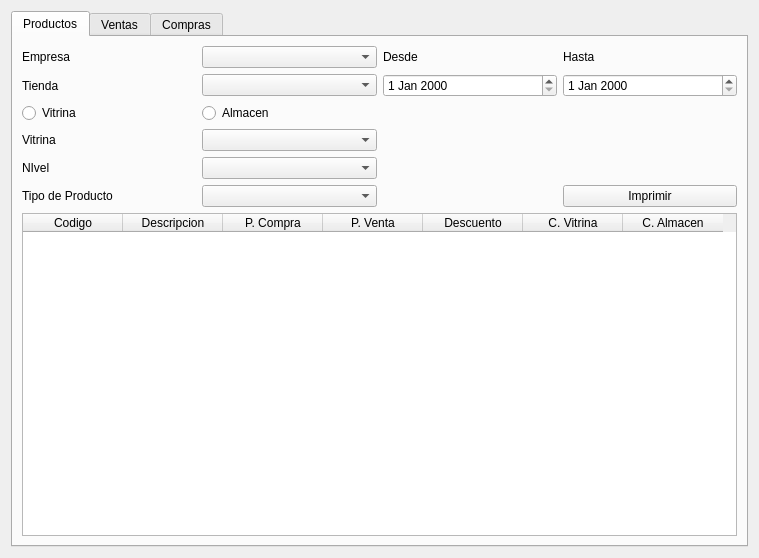
<?xml version="1.0" encoding="UTF-8"?>
<ui version="4.0">
 <class>ui_reporte</class>
 <widget class="QWidget" name="ui_reporte">
  <property name="geometry">
   <rect>
    <x>0</x>
    <y>0</y>
    <width>759</width>
    <height>558</height>
   </rect>
  </property>
  <property name="windowTitle">
   <string>Form</string>
  </property>
  <layout class="QGridLayout" name="gridLayout">
   <item row="0" column="0">
    <widget class="QTabWidget" name="tabWidget">
     <property name="currentIndex">
      <number>0</number>
     </property>
     <widget class="QWidget" name="tab">
      <property name="styleSheet">
       <string notr="true"/>
      </property>
      <attribute name="title">
       <string>Productos</string>
      </attribute>
      <layout class="QGridLayout" name="gridLayout_2">
       <item row="0" column="0">
        <layout class="QVBoxLayout" name="verticalLayout_3">
         <item>
          <layout class="QGridLayout" name="gridLayout_6">
           <item row="7" column="0">
            <widget class="QLabel" name="label_28">
             <property name="text">
              <string>NIvel</string>
             </property>
            </widget>
           </item>
           <item row="7" column="1">
            <widget class="QComboBox" name="comboBox_7"/>
           </item>
           <item row="5" column="1">
            <widget class="QComboBox" name="comboBox_11"/>
           </item>
           <item row="8" column="0">
            <widget class="QLabel" name="label_32">
             <property name="text">
              <string>Tipo de Producto</string>
             </property>
            </widget>
           </item>
           <item row="0" column="1">
            <widget class="QComboBox" name="comboBox_9"/>
           </item>
           <item row="8" column="3">
            <widget class="QPushButton" name="pushButton_7">
             <property name="text">
              <string>Imprimir</string>
             </property>
            </widget>
           </item>
           <item row="3" column="1">
            <widget class="QComboBox" name="comboBox_10"/>
           </item>
           <item row="5" column="0">
            <widget class="QLabel" name="label_19">
             <property name="text">
              <string>Vitrina</string>
             </property>
            </widget>
           </item>
           <item row="0" column="0">
            <widget class="QLabel" name="label_17">
             <property name="text">
              <string>Empresa</string>
             </property>
            </widget>
           </item>
           <item row="3" column="0">
            <widget class="QLabel" name="label_18">
             <property name="text">
              <string>Tienda</string>
             </property>
            </widget>
           </item>
           <item row="8" column="1">
            <widget class="QComboBox" name="comboBox_12"/>
           </item>
           <item row="4" column="0">
            <widget class="QRadioButton" name="radioButton">
             <property name="text">
              <string>Vitrina</string>
             </property>
            </widget>
           </item>
           <item row="4" column="1">
            <widget class="QRadioButton" name="radioButton_2">
             <property name="text">
              <string>Almacen</string>
             </property>
            </widget>
           </item>
           <item row="0" column="2">
            <widget class="QLabel" name="label_31">
             <property name="text">
              <string>Desde</string>
             </property>
            </widget>
           </item>
           <item row="0" column="3">
            <widget class="QLabel" name="label_30">
             <property name="text">
              <string>Hasta</string>
             </property>
            </widget>
           </item>
           <item row="3" column="2">
            <widget class="QDateEdit" name="dateEdit"/>
           </item>
           <item row="3" column="3">
            <widget class="QDateEdit" name="dateEdit_2"/>
           </item>
          </layout>
         </item>
         <item>
          <widget class="QTableWidget" name="tableWidget_3">
           <column>
            <property name="text">
             <string>Codigo</string>
            </property>
           </column>
           <column>
            <property name="text">
             <string>Descripcion</string>
            </property>
           </column>
           <column>
            <property name="text">
             <string>P. Compra</string>
            </property>
           </column>
           <column>
            <property name="text">
             <string>P. Venta</string>
            </property>
           </column>
           <column>
            <property name="text">
             <string>Descuento</string>
            </property>
           </column>
           <column>
            <property name="text">
             <string>C. Vitrina</string>
            </property>
           </column>
           <column>
            <property name="text">
             <string>C. Almacen</string>
            </property>
           </column>
          </widget>
         </item>
        </layout>
       </item>
      </layout>
     </widget>
     <widget class="QWidget" name="tab_2">
      <attribute name="title">
       <string>Ventas</string>
      </attribute>
      <layout class="QGridLayout" name="gridLayout_7">
       <item row="0" column="0">
        <layout class="QVBoxLayout" name="verticalLayout_2">
         <item>
          <layout class="QGridLayout" name="gridLayout_5">
           <item row="6" column="0">
            <widget class="QLabel" name="label_22">
             <property name="text">
              <string>Estado</string>
             </property>
            </widget>
           </item>
           <item row="6" column="1">
            <widget class="QComboBox" name="comboBox_4"/>
           </item>
           <item row="0" column="0">
            <widget class="QLabel" name="label_14">
             <property name="text">
              <string>Empresa</string>
             </property>
            </widget>
           </item>
           <item row="3" column="0">
            <widget class="QLabel" name="label_15">
             <property name="text">
              <string>Tienda</string>
             </property>
            </widget>
           </item>
           <item row="0" column="1">
            <widget class="QComboBox" name="comboBox"/>
           </item>
           <item row="3" column="1">
            <widget class="QComboBox" name="comboBox_2"/>
           </item>
           <item row="4" column="0">
            <widget class="QLabel" name="label_16">
             <property name="text">
              <string>Documento</string>
             </property>
            </widget>
           </item>
           <item row="4" column="1">
            <widget class="QComboBox" name="comboBox_3"/>
           </item>
           <item row="7" column="0">
            <widget class="QLabel" name="label_27">
             <property name="text">
              <string>Forma de Pago</string>
             </property>
            </widget>
           </item>
           <item row="7" column="1">
            <widget class="QComboBox" name="comboBox_6"/>
           </item>
           <item row="7" column="3">
            <widget class="QPushButton" name="pushButton_5">
             <property name="text">
              <string>Imprimir</string>
             </property>
            </widget>
           </item>
           <item row="0" column="2">
            <widget class="QLabel" name="label_21">
             <property name="text">
              <string>Desde</string>
             </property>
            </widget>
           </item>
           <item row="0" column="3">
            <widget class="QLabel" name="label_24">
             <property name="text">
              <string>Hasta</string>
             </property>
            </widget>
           </item>
           <item row="3" column="2">
            <widget class="QDateEdit" name="dateEdit_3"/>
           </item>
           <item row="3" column="3">
            <widget class="QDateEdit" name="dateEdit_4"/>
           </item>
           <item row="4" column="2">
            <widget class="QLabel" name="label_23">
             <property name="text">
              <string>Producto</string>
             </property>
            </widget>
           </item>
           <item row="4" column="3">
            <widget class="QComboBox" name="comboBox_5"/>
           </item>
           <item row="6" column="2">
            <widget class="QLabel" name="label">
             <property name="text">
              <string>Escala</string>
             </property>
            </widget>
           </item>
           <item row="6" column="3">
            <widget class="QComboBox" name="comboBox_8"/>
           </item>
          </layout>
         </item>
        </layout>
       </item>
       <item row="1" column="0">
        <layout class="QHBoxLayout" name="horizontalLayout_4">
         <item>
          <widget class="QLabel" name="label_2">
           <property name="text">
            <string>Imagen</string>
           </property>
          </widget>
         </item>
        </layout>
       </item>
       <item row="2" column="0">
        <spacer name="verticalSpacer">
         <property name="orientation">
          <enum>Qt::Vertical</enum>
         </property>
         <property name="sizeHint" stdset="0">
          <size>
           <width>20</width>
           <height>40</height>
          </size>
         </property>
        </spacer>
       </item>
      </layout>
     </widget>
     <widget class="QWidget" name="tab_3">
      <attribute name="title">
       <string>Compras</string>
      </attribute>
      <widget class="QLabel" name="label_3">
       <property name="geometry">
        <rect>
         <x>50</x>
         <y>130</y>
         <width>181</width>
         <height>17</height>
        </rect>
       </property>
       <property name="text">
        <string>Compras por Producto</string>
       </property>
      </widget>
     </widget>
    </widget>
   </item>
  </layout>
 </widget>
 <resources/>
 <connections/>
</ui>
